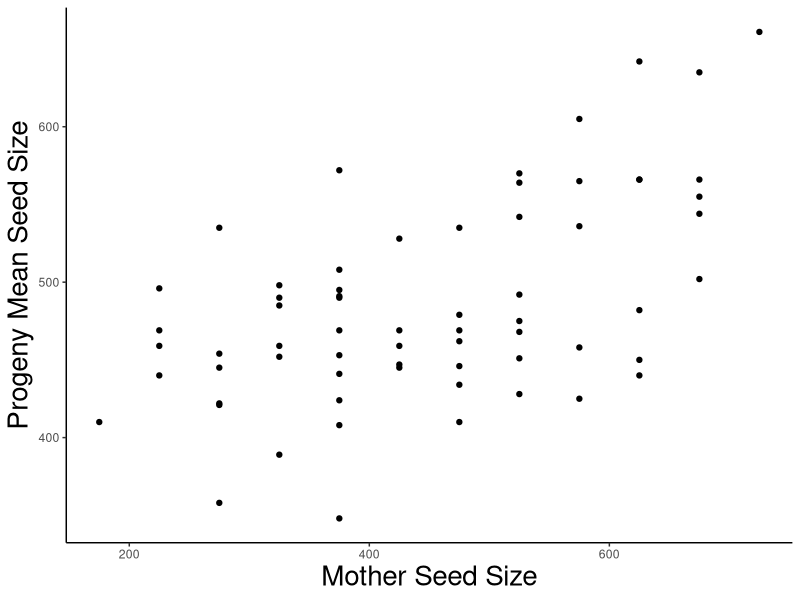
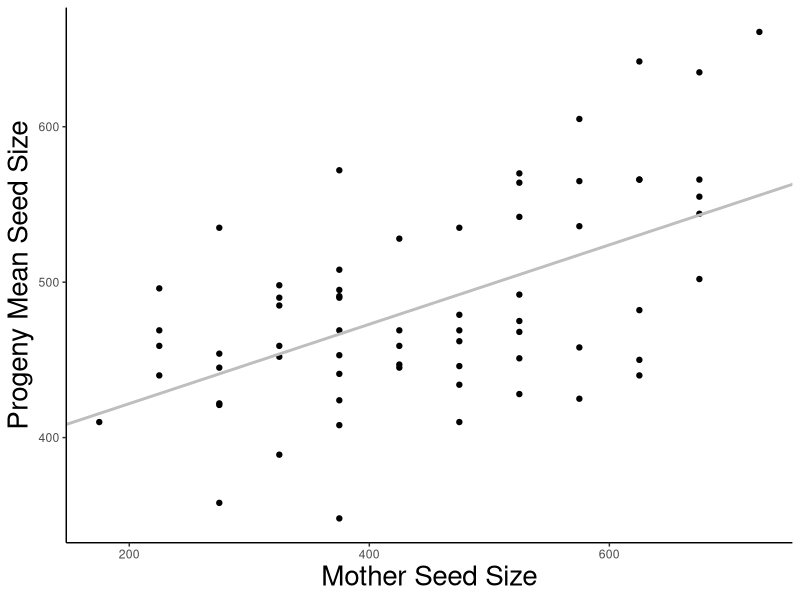
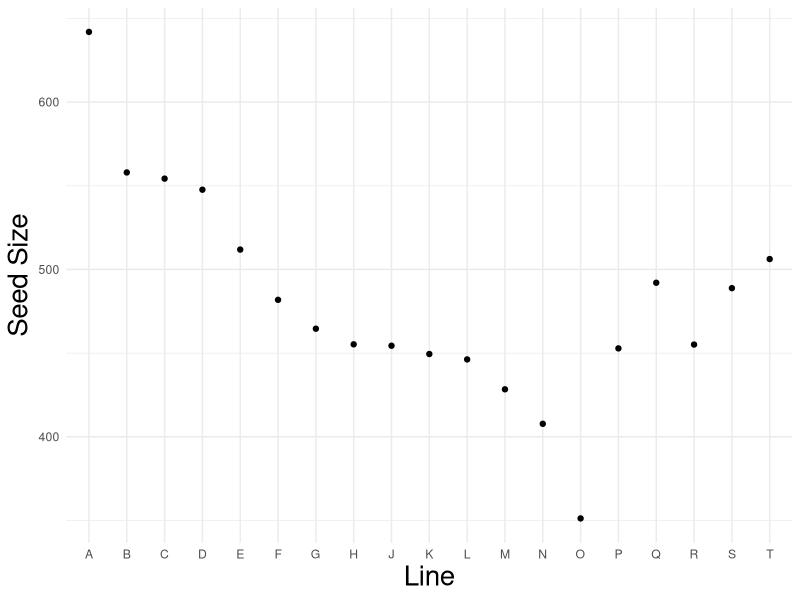
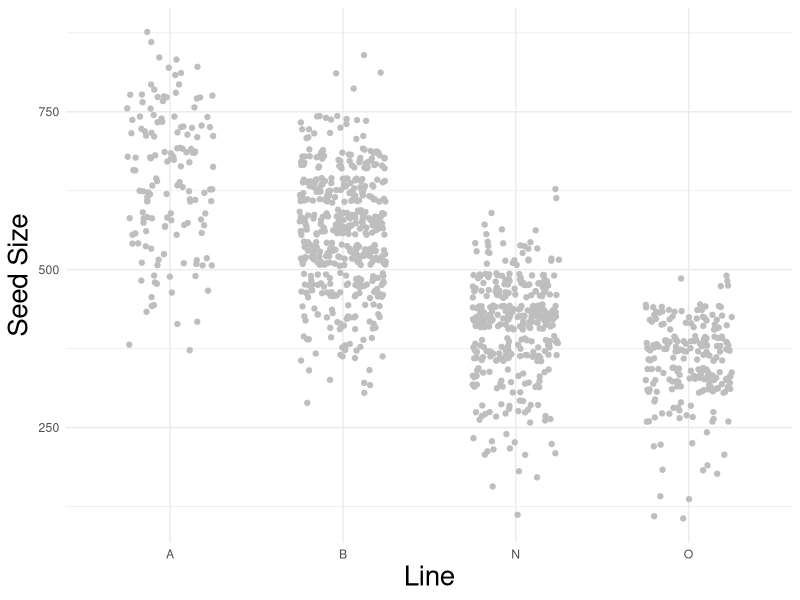
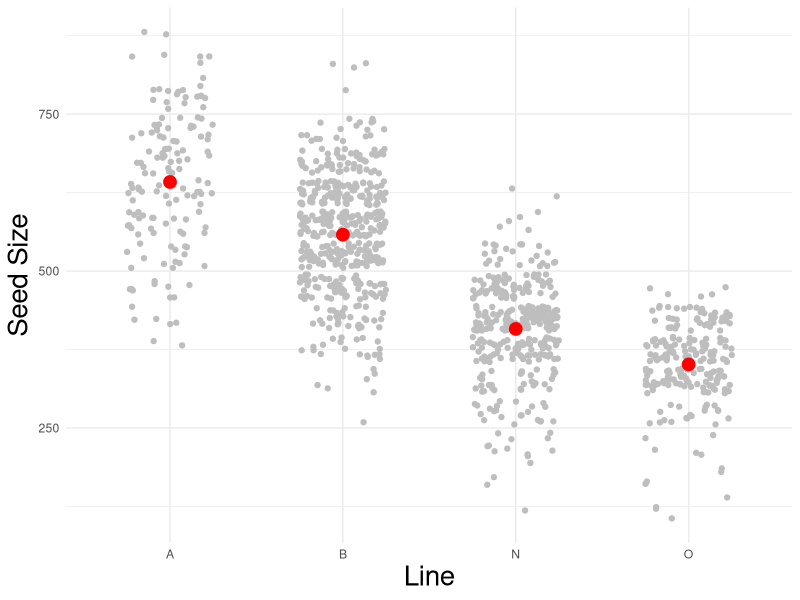
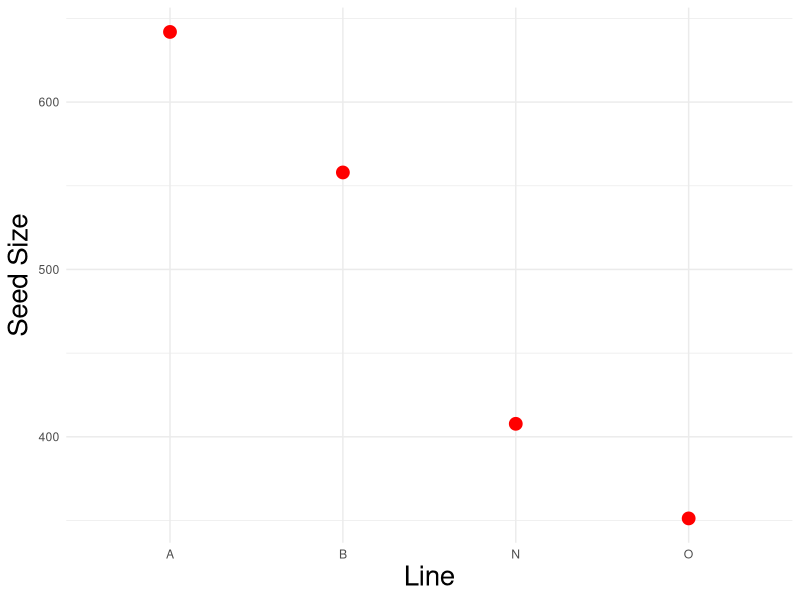
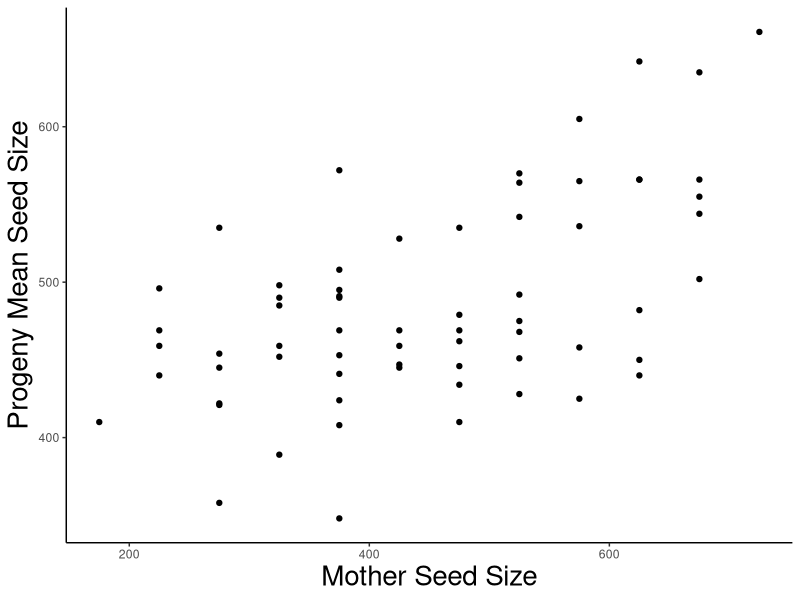
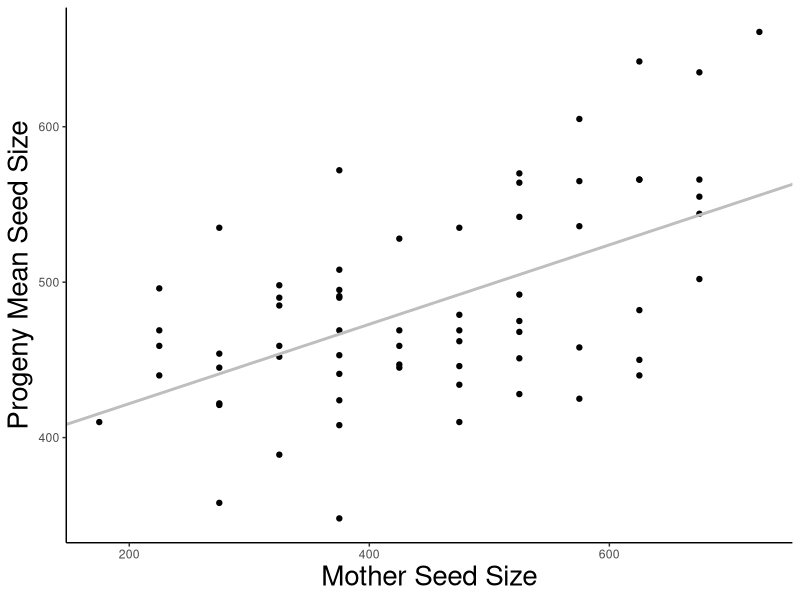

The R source for these figures, in order:
library(tidyverse)
library(ggbeeswarm)
# Johannsen's seeds

d <- read.csv("lectures/lecture_4/Johannsen.dataset1.csv")


mod <- lm(d$mean.seed.progeny ~ d$class.seed.mother)

int <- mod$coefficients[[1]]
slope <- mod$coefficients[[2]]

d %>% 
  ggplot(aes(x = class.seed.mother, y = mean.seed.progeny)) +
  geom_point() +
  theme_classic() +
  labs(x = "Mother Seed Size",
       y = "Progeny Mean Seed Size") +
  theme(axis.title = element_text(size = 20))

ggsave("lectures/lecture_4/jhns1.png", device = "png",
       width = 12, height = 8)

d %>% 
  ggplot(aes(x = class.seed.mother, y = mean.seed.progeny)) +
  geom_point() +
  geom_abline(slope = slope, intercept = int, linewidth = 1, color = "grey") +
  theme_classic() +
  labs(x = "Mother Seed Size",
       y = "Progeny Mean Seed Size") +
  theme(axis.title = element_text(size = 20))

ggsave("lectures/lecture_4/jhns2.png", device = "png",
       width = 12, height = 8)


d2 <- read.csv("lectures/lecture_4/Johannsen.dataset2.csv")

d2



d2 %>% 
  mutate(tot = class.seed.progeny*freq) %>% 
  group_by(line) %>% 
  summarise(mu = sum(tot)/sum(freq)) %>% 
  ggplot(aes(x = line, y = mu)) +
  geom_point() +
  theme_minimal() +
  labs(x = "Line",
       y = "Seed Size") +
  theme(axis.title = element_text(size = 20))

ggsave("lectures/lecture_4/jhns6.png", device = "png",
       width = 12, height = 8)

ao_only <- d2 %>% 
  filter(line %in% c("A", "O", "N", "B"))
line <- c()
for(i in 1:nrow(ao_only)){
  line <- c(line, rep(ao_only$line[i], ao_only$freq[i]))
}

size <- c()
for(i in 1:nrow(ao_only)){
  size <- c(size, rep(ao_only$class.seed.progeny[i], ao_only$freq[i]))
}
d <- data.frame(line = line, seed_size = size)

mu <- d %>% 
  group_by(line) %>% 
  summarise(mu = mean(seed_size))

d %>% 
  ggplot(aes(x = line, y = seed_size)) +
  geom_jitter(width = .25, color = "grey") +
  theme_minimal() +
  labs(x = "Line",
       y = "Seed Size") +
  theme(axis.title = element_text(size = 20))

ggsave("lectures/lecture_4/jhns3.png", device = "png",
       width = 12, height = 8)

d %>% 
  ggplot(aes(x = line, y = seed_size)) +
  geom_jitter(width = .25, color = "grey") +
  geom_point(data = mu, aes(x = line, y = mu), size = 4, color = "red") +
  theme_minimal() +
  labs(x = "Line",
       y = "Seed Size") +
  theme(axis.title = element_text(size = 20))
 
ggsave("lectures/lecture_4/jhns4.png", device = "png",
       width = 12, height = 8)

d %>% 
  ggplot(aes(x = line, y = seed_size)) +
  #geom_jitter(width = .25, color = "grey") +
  geom_point(data = mu, aes(x = line, y = mu), size = 4, color = "red") +
  theme_minimal() +
  labs(x = "Line",
       y = "Seed Size") +
  theme(axis.title = element_text(size = 20))
 
ggsave("lectures/lecture_4/jhns5.png", device = "png",
       width = 12, height = 8)
